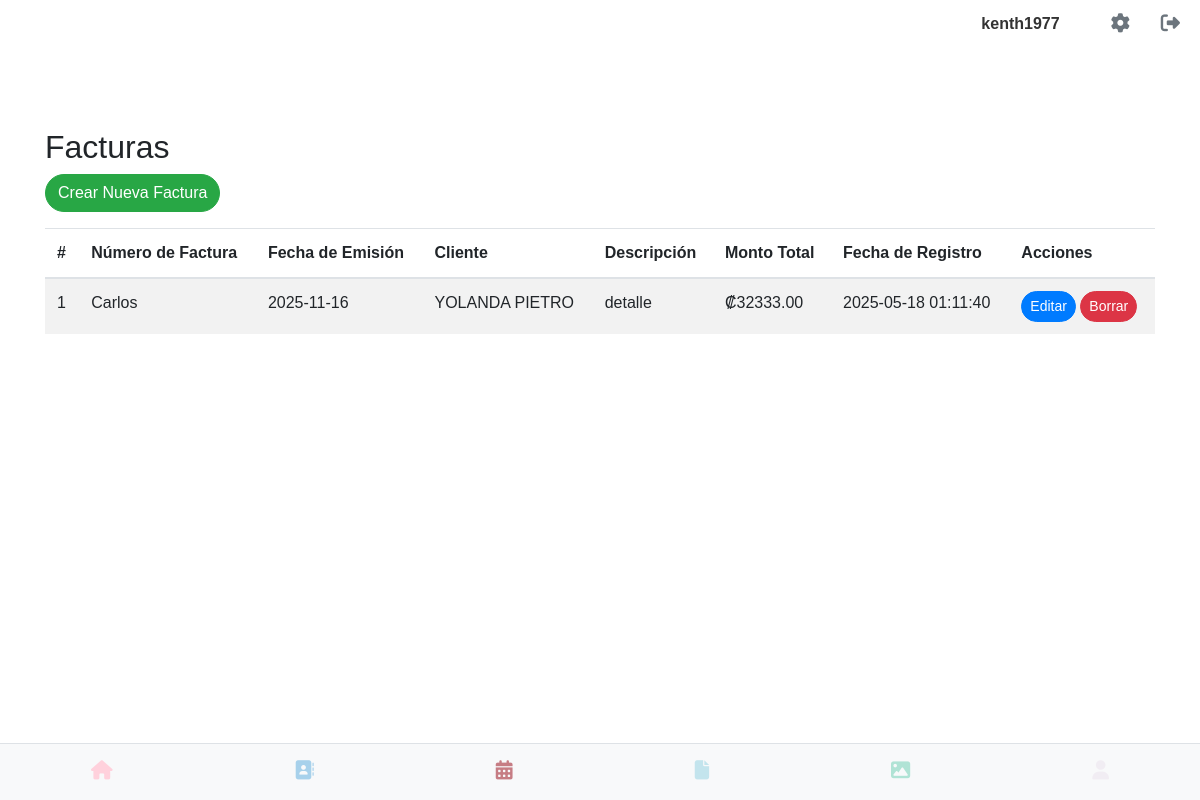
The app's page /ver_facturas (signed in) with its own data.
### app.py (models this page shows, shortened)
class User(UserMixin, db.Model):
    __tablename__ = 'users'
    id = db.Column(db.Integer, primary_key=True)
    username = db.Column(db.String(80), unique=True, nullable=False)
    email = db.Column(db.String(120), unique=True, nullable=False)
    cedula = db.Column(db.String(20), unique=True, nullable=False)
    telefono = db.Column(db.String(20), nullable=False)
    password_hash = db.Column(db.String(128))
    image_filename = db.Column(db.String(255), nullable=True)
    @property
    def is_active(self):
        return True

class Factura(db.Model):
    __tablename__ = 'facturas'
    id = db.Column(db.Integer, primary_key=True)
    numero_factura = db.Column(db.String(100), unique=True, nullable=False)
    fecha_emision = db.Column(db.Date, nullable=False, default=datetime.utcnow)
    cliente_id = db.Column(db.Integer, db.ForeignKey('contacto.id'), nullable=False)
    cliente = db.relationship('Contacto', backref=db.backref('facturas', lazy=True))
    descripcion = db.Column(db.Text)
    monto_total = db.Column(db.Numeric(10, 2), nullable=False)
    fecha_registro = db.Column(db.DateTime, default=datetime.utcnow)
    usuario_id = db.Column(db.Integer, db.ForeignKey('users.id'), nullable=False)
    usuario = db.relationship('User', backref=db.backref('facturas', lazy=True))

class Contacto(db.Model):
    id = db.Column(db.Integer, primary_key=True)
    nombre = db.Column(db.String(100), nullable=False)
    primer_apellido = db.Column(db.String(100))
    segundo_apellido = db.Column(db.String(100))
    telefono = db.Column(db.String(20), nullable=False)
    movil = db.Column(db.String(20))
    email = db.Column(db.String(120))
    direccion = db.Column(db.String(200))
    actividad = db.Column(db.String(100))  # Corrección: Usando 'actividad' para el modelo
    tipo_actividad = db.Column(db.String(100)) # Manteniendo tipo_actividad si lo usas en el formulario
    nota = db.Column(db.Text)
    direccion_mapa = db.Column(db.String(255))
    avatar_path = db.Column(db.String(255)) # Para guardar la ruta del avatar
    fecha_ingreso = db.Column(db.DateTime, default=datetime.utcnow)
    usuario_id = db.Column(db.Integer, db.ForeignKey('users.id'), nullable=False)
    usuario = db.relationship('User', backref=db.backref('contactos', lazy=True))
    empresa = db.Column(db.String(100))
    sitio_web = db.Column(db.String(200))
    capacidad_persona = db.Column(db.String(20))
    participacion = db.Column(db.String(30))

### app.py (the view)
@app.route('/ver_facturas')
@login_required
def ver_facturas():
    facturas = Factura.query.filter_by(usuario_id=current_user.id).all()
    return render_template('ver_facturas.html', facturas=facturas)

### app.py (called while the page is built)
@login_manager.user_loader
def load_user(user_id):
    return User.query.get(int(user_id))

### templates/ver_facturas.html (shortened to what this page needs)
{% extends 'base.html' %}
{% block content %}
<div class="container mt-5">
    <h2>Facturas</h2>
    <a href="{{ url_for('crear_factura') }}" class="btn btn-success mb-3 rounded-pill">Crear Nueva Factura</a>
    {% if facturas %}
        <table class="table table-striped">
            <thead>
                <tr>
                    <th>#</th>
                    <th>Número de Factura</th>
                    <th>Fecha de Emisión</th>
                    <th>Cliente</th>
                    <th>Descripción</th>
                    <th>Monto Total</th>
                    <th>Fecha de Registro</th>
                    <th>Acciones</th>
                </tr>
            </thead>
            <tbody>
                {% for factura in facturas %}
                <tr>
                    <td>{{ loop.index }}</td>
                    <td>{{ factura.numero_factura }}</td>
                    <td>{{ factura.fecha_emision.strftime('%Y-%m-%d') }}</td>
                    <td>{{ factura.cliente.nombre }} {{ factura.cliente.primer_apellido or '' }}</td>
                    <td>{{ factura.descripcion | default('', True) | truncate(50) }}</td>
                    <td>₡{{ factura.monto_total }}</td>
                    <td>{{ factura.fecha_registro.strftime('%Y-%m-%d %H:%M:%S') }}</td>
                    <td>
                        <a href="{{ url_for('editar_factura', id=factura.id) }}" class="btn btn-sm btn-primary rounded-pill">Editar</a>
                        <button type="button" class="btn btn-sm btn-danger rounded-pill" data-bs-toggle="modal" data-bs-target="#borrarFacturaModal{{ factura.id }}">Borrar</button>
                    </td>
                </tr>
                {% endfor %}
            </tbody>
        </table>
    {% else %}
        <p>No hay facturas registradas.</p>
    {% endif %}
</div>
{% endblock %}

### templates/base.html (shortened to what this page needs)
<!DOCTYPE html>
<html lang="es">
<head>
    <link rel="stylesheet" type="text/css" href="{{ url_for('static', filename='css/main.css') }}">
    <link rel="stylesheet" href="https://cdn.jsdelivr.net/npm/sweetalert2@11/dist/sweetalert2.min.css">
</head>
<body>
	<div class="contactos-container">
    {% if current_user.is_authenticated %}
        <div class="top-right">
            <span class="username-display">{{ current_user.username }}</span>
            <a href="{{ url_for('perfil') }}" class="gear-icon"><i class="fas fa-cog"></i></a>
            <a href="{{ url_for('logout') }}" class="logout-icon"><i class="fas fa-sign-out-alt"></i></a>
        </div>
    {% endif %}
</div>
{% include "flash.html" %}
<div class="container-block margin-bottom-large">
    {% block content %}
    {% endblock %}
</div>
{% include "navbar.html" %}
</body>
</html>

### static/css/base.css (style rules this page uses)
body { font-family: sans-serif; margin: 0; }
.margin-bottom-large { margin-bottom: 250px; }
.container { width: 80%; margin: 20px auto; padding: 20px; }
.top-right { position: absolute; top: 10px; right: 20px; display: flex; align-items: center; }
.gear-icon, .logout-icon { font-size: 24px; text-decoration: none; color: #333; margin-left: 15px; }
.username-display { margin-right: 20px; font-weight: bold; color: #333; }

### static/css/perfil.css (style rules this page uses)
body { font-family: sans-serif; margin: 20px; }

### static/css/listar_contacto.css (style rules this page uses)
.contactos-container { font-family: Arial, sans-serif; color: #333; }
.contactos-container .top-right { display: flex; justify-content: flex-end; align-items: center; gap: 1rem; padding-bottom: 1rem; }
.contactos-container .username-display { font-weight: bold; }
.contactos-container .gear-icon, .contactos-container .logout-icon { color: #6c757d; font-size: 1.2rem; text-decoration: none; }

### records on screen
User: username "kenth1977"
Factura: numero_factura "Carlos", fecha_emision "2025-11-16", cliente.nombre "YOLANDA", cliente "PIETRO", descripcion "detalle", monto_total "32333.00", fecha_registro "2025-05-18 01:11:40"
